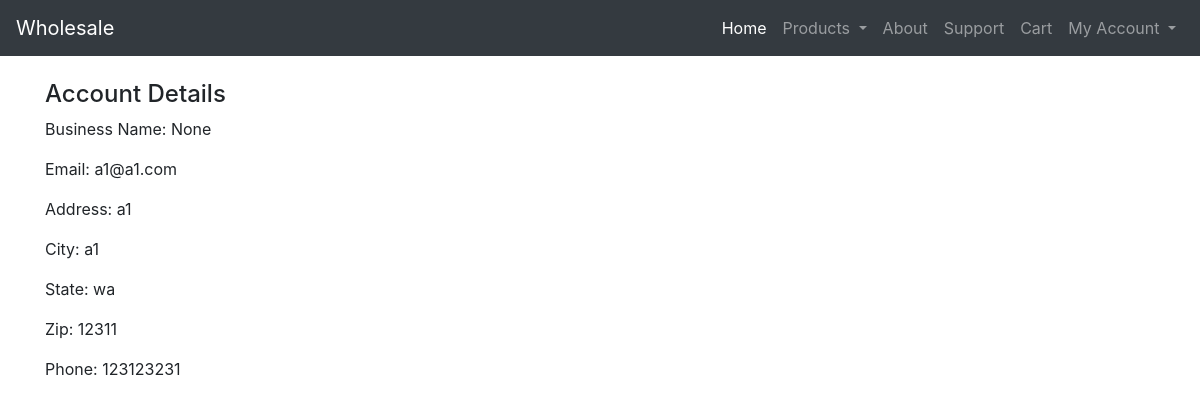
Screenshot of /account/ (signed in) with the database file from the repository.
### wholesale/models.py (models this page shows)
class Customers(models.Model):
    user = models.OneToOneField(User, default = 1, on_delete=models.CASCADE)
    custFName = models.CharField(null=True, max_length=50)
    custLName = models.CharField(null = True, max_length=50)
    custAddress = models.CharField(max_length = 80)
    custCity = models.CharField(max_length = 50)
    custState = models.CharField(max_length = 2)
    custZip = models.CharField(max_length = 20)
    custPhone = models.CharField(max_length = 20)
    businessName = models.CharField(null = True, max_length=50)
    PaymentID = models.ForeignKey(Payment, null=True, on_delete=models.CASCADE)
    custLevel = models.IntegerField(default = 1)

### wholesale/views.py (the view)
# urls.py: path('account/', views.account, name='account'),
@csrf_exempt
def account(request):
    if request.user.is_authenticated:
        if request.method == 'GET':
            u = User.objects.get(id = request.user.id)
            user = User.objects.get(username=u)
            customer = user.customers
            return render(request, 'account/account.html', {'customer': customer}, status=status.HTTP_200_OK)
    else:
        return HttpResponse(status = status.HTTP_403_FORBIDDEN)

### wholesale/templates/account/account.html (shortened to what this page needs)
{% extends 'base.html' %}
{% block content %}
<h4>Account Details</h4>
{% if customer.custLevel == 1 %}
    <p>First Name: {{ customer.custFName }}</p>
    <p>Last Name: {{ customer.custLName }}</p>
{% else %}
    <p>Business Name: {{ customer.businessName }}</p>
{% endif %}
<p>Email: {{ user.email }}</p>
<p>Address: {{ customer.custAddress }}</p>
<p>City: {{ customer.custCity }}</p>
<p>State: {{ customer.custState }}</p>
<p>Zip: {{ customer.custZip }}</p>
<p>Phone: {{ customer.custPhone }}</p>
{% endblock %}

### rows the page displays
Customers: businessName "None", custAddress "a1", custCity "a1", custState "wa", custZip "12311", custPhone "123123231"

### other values shown
{{ user.email }} "a1@a1.com"
